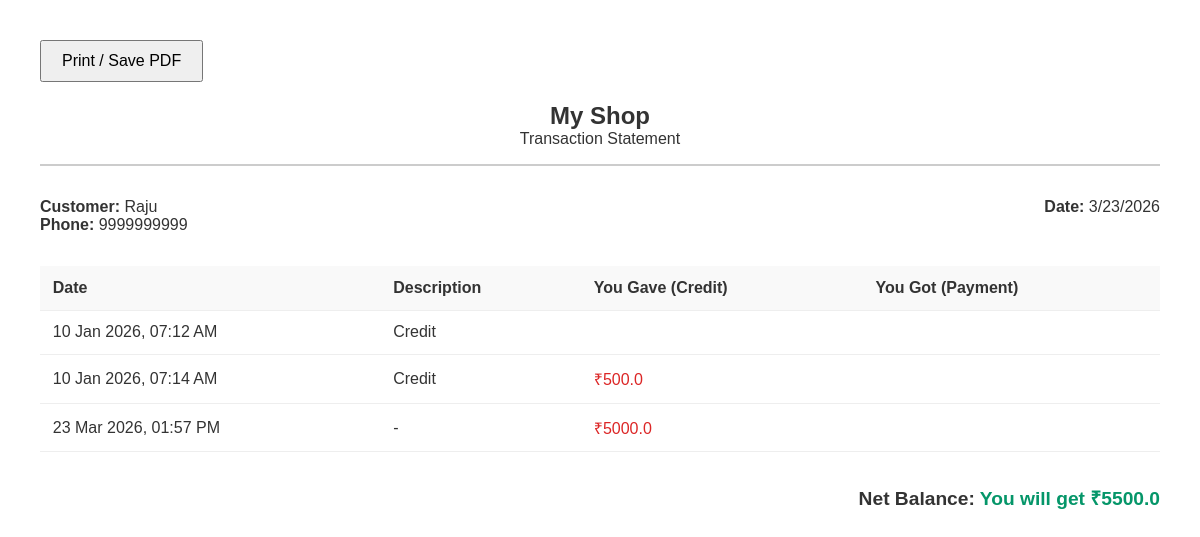
/customer/1/report (signed in), run on the app's committed database.
### models.py (models this page shows)
class User(UserMixin, db.Model):
    id = db.Column(db.Integer, primary_key=True)
    username = db.Column(db.String(150), unique=True, nullable=False)
    password = db.Column(db.String(150), nullable=False)
    business_name = db.Column(db.String(150), nullable=True)
    customers = db.relationship('Customer', backref='owner', lazy=True)

class Customer(db.Model):
    id = db.Column(db.Integer, primary_key=True)
    name = db.Column(db.String(150), nullable=False)
    phone = db.Column(db.String(20), nullable=True)
    user_id = db.Column(db.Integer, db.ForeignKey('user.id'), nullable=False)
    transactions = db.relationship('Transaction', backref='customer', lazy=True)
    @property
    def balance(self):
        total = 0
        for tx in self.transactions:
            if tx.type == 'GAVE':
                total += tx.amount
            elif tx.type == 'GOT':
                total -= tx.amount
        return total

class Transaction(db.Model):
    id = db.Column(db.Integer, primary_key=True)
    amount = db.Column(db.Float, nullable=False)
    type = db.Column(db.String(10), nullable=False) # 'GAVE' or 'GOT'
    description = db.Column(db.String(200), nullable=True)
    timestamp = db.Column(db.DateTime, default=datetime.utcnow)
    customer_id = db.Column(db.Integer, db.ForeignKey('customer.id'), nullable=False)

### routes.py (the view)
@main.route('/customer/<int:id>/report')
@login_required
def customer_report(id):
    customer = Customer.query.get_or_404(id)
    if customer.user_id != current_user.id:
        return redirect(url_for('main.dashboard'))
    return render_template('print_layout.html', customer=customer)

### app.py (called while the page is built)
def create_app():
    app = Flask(__name__)
    app.config['SECRET_KEY'] = 'secret-key-goes-here' # In prod, use env var
    app.config['SQLALCHEMY_DATABASE_URI'] = 'sqlite:///db.sqlite'
    app.config['SQLALCHEMY_TRACK_MODIFICATIONS'] = False
    db.init_app(app)
    login_manager = LoginManager()
    login_manager.login_view = 'auth.login'
    login_manager.init_app(app)
    @login_manager.user_loader
    def load_user(id):
        return User.query.get(int(id))
    from routes import main as main_blueprint
    from auth import auth as auth_blueprint
    app.register_blueprint(main_blueprint)
    app.register_blueprint(auth_blueprint)
    with app.app_context():
        db.create_all()
    return app

### templates/print_layout.html (shortened to what this page needs)
<!DOCTYPE html>
<html lang="en">
<head>
</head>
<body>
    <button class="no-print" onclick="window.print()"
        style="padding: 10px 20px; font-size: 16px; margin-bottom: 20px; cursor: pointer;">Print / Save PDF</button>
    <div class="header">
        <div class="business">{{ current_user.business_name }}</div>
        <div>Transaction Statement</div>
    </div>
    <div class="meta">
        <div>
            <strong>Customer:</strong> {{ customer.name }}<br>
            <strong>Phone:</strong> {{ customer.phone or 'N/A' }}
        </div>
        <div>
            <strong>Date:</strong> <span id="date"></span>
        </div>
    </div>
    <table>
        <thead>
            <tr>
                <th>Date</th>
                <th>Description</th>
                <th>You Gave (Credit)</th>
                <th>You Got (Payment)</th>
            </tr>
        </thead>
        <tbody>
            {% for tx in customer.transactions|sort(attribute='timestamp') %}
            <tr>
                <td>{{ tx.timestamp.strftime('%d %b %Y, %I:%M %p') }}</td>
                <td>{{ tx.description or '-' }}</td>
                <td class="red">{% if tx.type == 'GAVE' %}₹{{ tx.amount }}{% endif %}</td>
                <td class="green">{% if tx.type == 'GOT' %}₹{{ tx.amount }}{% endif %}</td>
            </tr>
            {% endfor %}
        </tbody>
    </table>
    <div class="total">
        Net Balance:
        {% if customer.balance > 0 %}
        <span class="green">You will get ₹{{ customer.balance }}</span>
        {% elif customer.balance < 0 %} <span class="red">You will give ₹{{ customer.balance | abs }}</span>
            {% else %}
            All Settled
            {% endif %}
    </div>
</body>
</html>

### templates/print_layout.html (style rules this page uses)
body { font-family: sans-serif; padding: 2rem; color: #333; }
.header { text-align: center; margin-bottom: 2rem; border-bottom: 2px solid #ccc; padding-bottom: 1rem; }
.business { font-size: 1.5rem; font-weight: bold; }
.meta { margin-bottom: 2rem; display: flex; justify-content: space-between; }
table { width: 100%; border-collapse: collapse; }
th, td { border-bottom: 1px solid #eee; padding: 0.8rem; text-align: left; }
th { background: #f9f9f9; }
.red { color: #dc2626; }
.green { color: #059669; }
.total { margin-top: 2rem; text-align: right; font-size: 1.2rem; font-weight: bold; }

### data on the page
User: business_name "My Shop"
Customer: name "Raju", phone "9999999999"
Transaction: timestamp "10 Jan 2026, 07:12 AM", description "Credit", balance "5500.0"
Transaction: timestamp "10 Jan 2026, 07:14 AM", description "Credit", amount "500.0"
Transaction: timestamp "23 Mar 2026, 01:57 PM", description "-", amount "5000.0"
